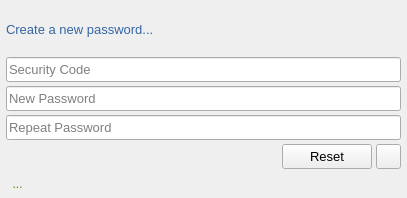
<?xml version="1.0" encoding="UTF-8"?>
<ui version="4.0">
 <class>RecoverPasswordObject</class>
 <widget class="QWidget" name="RecoverPasswordObject">
  <property name="geometry">
   <rect>
    <x>0</x>
    <y>0</y>
    <width>407</width>
    <height>198</height>
   </rect>
  </property>
  <property name="sizePolicy">
   <sizepolicy hsizetype="Preferred" vsizetype="Expanding">
    <horstretch>0</horstretch>
    <verstretch>0</verstretch>
   </sizepolicy>
  </property>
  <property name="minimumSize">
   <size>
    <width>407</width>
    <height>100</height>
   </size>
  </property>
  <property name="maximumSize">
   <size>
    <width>407</width>
    <height>198</height>
   </size>
  </property>
  <property name="windowTitle">
   <string>Recover Password</string>
  </property>
  <property name="windowIcon">
   <iconset>
    <normaloff>:/icons/icons/178b4356af2fde572124f034b490934c.jpg</normaloff>:/icons/icons/178b4356af2fde572124f034b490934c.jpg</iconset>
  </property>
  <layout class="QVBoxLayout" name="verticalLayout">
   <property name="spacing">
    <number>6</number>
   </property>
   <property name="leftMargin">
    <number>6</number>
   </property>
   <property name="topMargin">
    <number>6</number>
   </property>
   <property name="rightMargin">
    <number>6</number>
   </property>
   <property name="bottomMargin">
    <number>6</number>
   </property>
   <item>
    <widget class="QStackedWidget" name="stackedWidget">
     <property name="sizePolicy">
      <sizepolicy hsizetype="Preferred" vsizetype="Expanding">
       <horstretch>0</horstretch>
       <verstretch>0</verstretch>
      </sizepolicy>
     </property>
     <property name="currentIndex">
      <number>1</number>
     </property>
     <widget class="QWidget" name="page">
      <layout class="QVBoxLayout" name="verticalLayout_2">
       <property name="spacing">
        <number>4</number>
       </property>
       <property name="leftMargin">
        <number>0</number>
       </property>
       <property name="topMargin">
        <number>0</number>
       </property>
       <property name="rightMargin">
        <number>0</number>
       </property>
       <property name="bottomMargin">
        <number>0</number>
       </property>
       <item>
        <layout class="QHBoxLayout" name="horizontalLayout_3">
         <item>
          <widget class="QLabel" name="label_2">
           <property name="sizePolicy">
            <sizepolicy hsizetype="Expanding" vsizetype="Preferred">
             <horstretch>0</horstretch>
             <verstretch>0</verstretch>
            </sizepolicy>
           </property>
           <property name="font">
            <font>
             <pointsize>10</pointsize>
            </font>
           </property>
           <property name="styleSheet">
            <string notr="true">color: rgb(52, 101, 164);</string>
           </property>
           <property name="text">
            <string>Create a password reset code...</string>
           </property>
          </widget>
         </item>
        </layout>
       </item>
       <item>
        <layout class="QHBoxLayout" name="horizontalLayout">
         <property name="spacing">
          <number>4</number>
         </property>
         <item>
          <widget class="QLineEdit" name="emailPrompt">
           <property name="minimumSize">
            <size>
             <width>0</width>
             <height>25</height>
            </size>
           </property>
           <property name="maximumSize">
            <size>
             <width>16777215</width>
             <height>25</height>
            </size>
           </property>
           <property name="font">
            <font>
             <pointsize>10</pointsize>
            </font>
           </property>
           <property name="placeholderText">
            <string>Acount Email</string>
           </property>
          </widget>
         </item>
         <item>
          <widget class="QPushButton" name="sendButton">
           <property name="minimumSize">
            <size>
             <width>0</width>
             <height>25</height>
            </size>
           </property>
           <property name="maximumSize">
            <size>
             <width>16777215</width>
             <height>25</height>
            </size>
           </property>
           <property name="font">
            <font>
             <pointsize>10</pointsize>
            </font>
           </property>
           <property name="text">
            <string>Send</string>
           </property>
           <property name="iconSize">
            <size>
             <width>24</width>
             <height>24</height>
            </size>
           </property>
          </widget>
         </item>
         <item>
          <widget class="QPushButton" name="pageButton">
           <property name="sizePolicy">
            <sizepolicy hsizetype="Fixed" vsizetype="Fixed">
             <horstretch>0</horstretch>
             <verstretch>0</verstretch>
            </sizepolicy>
           </property>
           <property name="minimumSize">
            <size>
             <width>25</width>
             <height>25</height>
            </size>
           </property>
           <property name="maximumSize">
            <size>
             <width>25</width>
             <height>25</height>
            </size>
           </property>
           <property name="toolTip">
            <string>next</string>
           </property>
           <property name="text">
            <string/>
           </property>
           <property name="icon">
            <iconset>
             <normalon>../../../../Resources/icons/triangle_right.png</normalon>
            </iconset>
           </property>
          </widget>
         </item>
        </layout>
       </item>
      </layout>
     </widget>
     <widget class="QWidget" name="page_2">
      <layout class="QVBoxLayout" name="verticalLayout_3">
       <property name="spacing">
        <number>4</number>
       </property>
       <property name="leftMargin">
        <number>0</number>
       </property>
       <property name="topMargin">
        <number>0</number>
       </property>
       <property name="rightMargin">
        <number>0</number>
       </property>
       <property name="bottomMargin">
        <number>0</number>
       </property>
       <item>
        <layout class="QHBoxLayout" name="horizontalLayout_4">
         <item>
          <widget class="QLabel" name="label_3">
           <property name="font">
            <font>
             <pointsize>10</pointsize>
            </font>
           </property>
           <property name="styleSheet">
            <string notr="true">color: rgb(52, 101, 164);</string>
           </property>
           <property name="text">
            <string>Create a new password...</string>
           </property>
          </widget>
         </item>
        </layout>
       </item>
       <item>
        <widget class="QLineEdit" name="securityCodePrompt">
         <property name="sizePolicy">
          <sizepolicy hsizetype="Expanding" vsizetype="Fixed">
           <horstretch>0</horstretch>
           <verstretch>25</verstretch>
          </sizepolicy>
         </property>
         <property name="minimumSize">
          <size>
           <width>0</width>
           <height>25</height>
          </size>
         </property>
         <property name="font">
          <font>
           <pointsize>10</pointsize>
          </font>
         </property>
         <property name="placeholderText">
          <string>Security Code</string>
         </property>
        </widget>
       </item>
       <item>
        <widget class="QLineEdit" name="passwordPrompt">
         <property name="sizePolicy">
          <sizepolicy hsizetype="Expanding" vsizetype="Fixed">
           <horstretch>0</horstretch>
           <verstretch>25</verstretch>
          </sizepolicy>
         </property>
         <property name="minimumSize">
          <size>
           <width>0</width>
           <height>25</height>
          </size>
         </property>
         <property name="font">
          <font>
           <pointsize>10</pointsize>
          </font>
         </property>
         <property name="echoMode">
          <enum>QLineEdit::Password</enum>
         </property>
         <property name="placeholderText">
          <string>New Password</string>
         </property>
        </widget>
       </item>
       <item>
        <widget class="QLineEdit" name="passwordConfirmPrompt">
         <property name="sizePolicy">
          <sizepolicy hsizetype="Expanding" vsizetype="Fixed">
           <horstretch>0</horstretch>
           <verstretch>25</verstretch>
          </sizepolicy>
         </property>
         <property name="minimumSize">
          <size>
           <width>0</width>
           <height>25</height>
          </size>
         </property>
         <property name="font">
          <font>
           <pointsize>10</pointsize>
          </font>
         </property>
         <property name="echoMode">
          <enum>QLineEdit::Password</enum>
         </property>
         <property name="placeholderText">
          <string>Repeat Password</string>
         </property>
        </widget>
       </item>
       <item>
        <layout class="QHBoxLayout" name="horizontalLayout_2">
         <property name="spacing">
          <number>4</number>
         </property>
         <item>
          <widget class="QLabel" name="label">
           <property name="sizePolicy">
            <sizepolicy hsizetype="Preferred" vsizetype="Fixed">
             <horstretch>0</horstretch>
             <verstretch>0</verstretch>
            </sizepolicy>
           </property>
           <property name="minimumSize">
            <size>
             <width>0</width>
             <height>23</height>
            </size>
           </property>
           <property name="maximumSize">
            <size>
             <width>16777215</width>
             <height>23</height>
            </size>
           </property>
           <property name="font">
            <font>
             <pointsize>10</pointsize>
            </font>
           </property>
           <property name="styleSheet">
            <string notr="true"/>
           </property>
           <property name="text">
            <string/>
           </property>
           <property name="scaledContents">
            <bool>true</bool>
           </property>
          </widget>
         </item>
         <item>
          <widget class="QPushButton" name="resetButton">
           <property name="sizePolicy">
            <sizepolicy hsizetype="Fixed" vsizetype="Fixed">
             <horstretch>0</horstretch>
             <verstretch>0</verstretch>
            </sizepolicy>
           </property>
           <property name="minimumSize">
            <size>
             <width>90</width>
             <height>25</height>
            </size>
           </property>
           <property name="maximumSize">
            <size>
             <width>90</width>
             <height>25</height>
            </size>
           </property>
           <property name="font">
            <font>
             <pointsize>10</pointsize>
            </font>
           </property>
           <property name="text">
            <string>Reset</string>
           </property>
          </widget>
         </item>
         <item>
          <widget class="QPushButton" name="pageButton2">
           <property name="sizePolicy">
            <sizepolicy hsizetype="Fixed" vsizetype="Fixed">
             <horstretch>0</horstretch>
             <verstretch>0</verstretch>
            </sizepolicy>
           </property>
           <property name="minimumSize">
            <size>
             <width>25</width>
             <height>25</height>
            </size>
           </property>
           <property name="maximumSize">
            <size>
             <width>25</width>
             <height>25</height>
            </size>
           </property>
           <property name="toolTip">
            <string>back</string>
           </property>
           <property name="text">
            <string/>
           </property>
           <property name="icon">
            <iconset>
             <normalon>../../../../Resources/icons/triangle_left.png</normalon>
            </iconset>
           </property>
          </widget>
         </item>
        </layout>
       </item>
      </layout>
     </widget>
    </widget>
   </item>
   <item>
    <widget class="QLabel" name="feedbackLabel">
     <property name="minimumSize">
      <size>
       <width>0</width>
       <height>17</height>
      </size>
     </property>
     <property name="maximumSize">
      <size>
       <width>16777215</width>
       <height>17</height>
      </size>
     </property>
     <property name="font">
      <font>
       <pointsize>9</pointsize>
      </font>
     </property>
     <property name="styleSheet">
      <string notr="true">color: rgb(60, 150, 0);</string>
     </property>
     <property name="text">
      <string>  ...</string>
     </property>
    </widget>
   </item>
  </layout>
 </widget>
 <resources/>
 <connections/>
</ui>
